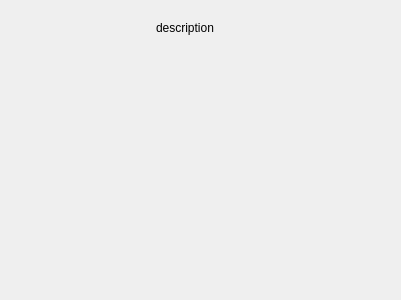
<?xml version="1.0" encoding="UTF-8"?>
<ui version="4.0">
 <class>itemDialog</class>
 <widget class="QWidget" name="itemDialog">
  <property name="geometry">
   <rect>
    <x>0</x>
    <y>0</y>
    <width>401</width>
    <height>300</height>
   </rect>
  </property>
  <property name="windowTitle">
   <string>Form</string>
  </property>
  <widget class="QLabel" name="step1">
   <property name="geometry">
    <rect>
     <x>63</x>
     <y>163</y>
     <width>61</width>
     <height>61</height>
    </rect>
   </property>
   <property name="maximumSize">
    <size>
     <width>64</width>
     <height>64</height>
    </size>
   </property>
   <property name="styleSheet">
    <string notr="true"/>
   </property>
   <property name="frameShape">
    <enum>QFrame::Panel</enum>
   </property>
   <property name="lineWidth">
    <number>0</number>
   </property>
   <property name="text">
    <string/>
   </property>
   <property name="scaledContents">
    <bool>true</bool>
   </property>
  </widget>
  <widget class="QLabel" name="step2">
   <property name="geometry">
    <rect>
     <x>183</x>
     <y>163</y>
     <width>61</width>
     <height>61</height>
    </rect>
   </property>
   <property name="maximumSize">
    <size>
     <width>64</width>
     <height>64</height>
    </size>
   </property>
   <property name="styleSheet">
    <string notr="true"/>
   </property>
   <property name="frameShape">
    <enum>QFrame::Panel</enum>
   </property>
   <property name="lineWidth">
    <number>0</number>
   </property>
   <property name="text">
    <string/>
   </property>
   <property name="scaledContents">
    <bool>true</bool>
   </property>
  </widget>
  <widget class="QLabel" name="step3">
   <property name="geometry">
    <rect>
     <x>304</x>
     <y>165</y>
     <width>61</width>
     <height>61</height>
    </rect>
   </property>
   <property name="maximumSize">
    <size>
     <width>64</width>
     <height>64</height>
    </size>
   </property>
   <property name="styleSheet">
    <string notr="true"/>
   </property>
   <property name="frameShape">
    <enum>QFrame::Panel</enum>
   </property>
   <property name="lineWidth">
    <number>0</number>
   </property>
   <property name="text">
    <string/>
   </property>
   <property name="scaledContents">
    <bool>true</bool>
   </property>
  </widget>
  <widget class="QLabel" name="itemPicture">
   <property name="geometry">
    <rect>
     <x>16</x>
     <y>20</y>
     <width>121</width>
     <height>111</height>
    </rect>
   </property>
   <property name="styleSheet">
    <string notr="true"/>
   </property>
   <property name="frameShape">
    <enum>QFrame::Panel</enum>
   </property>
   <property name="lineWidth">
    <number>0</number>
   </property>
   <property name="text">
    <string/>
   </property>
   <property name="scaledContents">
    <bool>true</bool>
   </property>
  </widget>
  <widget class="QLabel" name="itemDescription">
   <property name="geometry">
    <rect>
     <x>156</x>
     <y>21</y>
     <width>221</width>
     <height>111</height>
    </rect>
   </property>
   <property name="frameShape">
    <enum>QFrame::Panel</enum>
   </property>
   <property name="lineWidth">
    <number>0</number>
   </property>
   <property name="text">
    <string>description</string>
   </property>
   <property name="alignment">
    <set>Qt::AlignLeading|Qt::AlignLeft|Qt::AlignTop</set>
   </property>
   <property name="wordWrap">
    <bool>true</bool>
   </property>
  </widget>
  <widget class="QLabel" name="bgLabel">
   <property name="geometry">
    <rect>
     <x>0</x>
     <y>0</y>
     <width>401</width>
     <height>251</height>
    </rect>
   </property>
   <property name="font">
    <font>
     <kerning>true</kerning>
    </font>
   </property>
   <property name="styleSheet">
    <string notr="true"/>
   </property>
   <property name="frameShape">
    <enum>QFrame::Panel</enum>
   </property>
   <property name="lineWidth">
    <number>0</number>
   </property>
   <property name="text">
    <string/>
   </property>
   <property name="pixmap">
    <pixmap resource="resources.qrc">:/art/ui/Art/UI/item_dialog_01.png</pixmap>
   </property>
   <property name="scaledContents">
    <bool>true</bool>
   </property>
  </widget>
  <zorder>bgLabel</zorder>
  <zorder>step1</zorder>
  <zorder>step2</zorder>
  <zorder>step3</zorder>
  <zorder>itemPicture</zorder>
  <zorder>itemDescription</zorder>
 </widget>
 <resources>
  <include location="resources.qrc"/>
 </resources>
 <connections/>
</ui>
